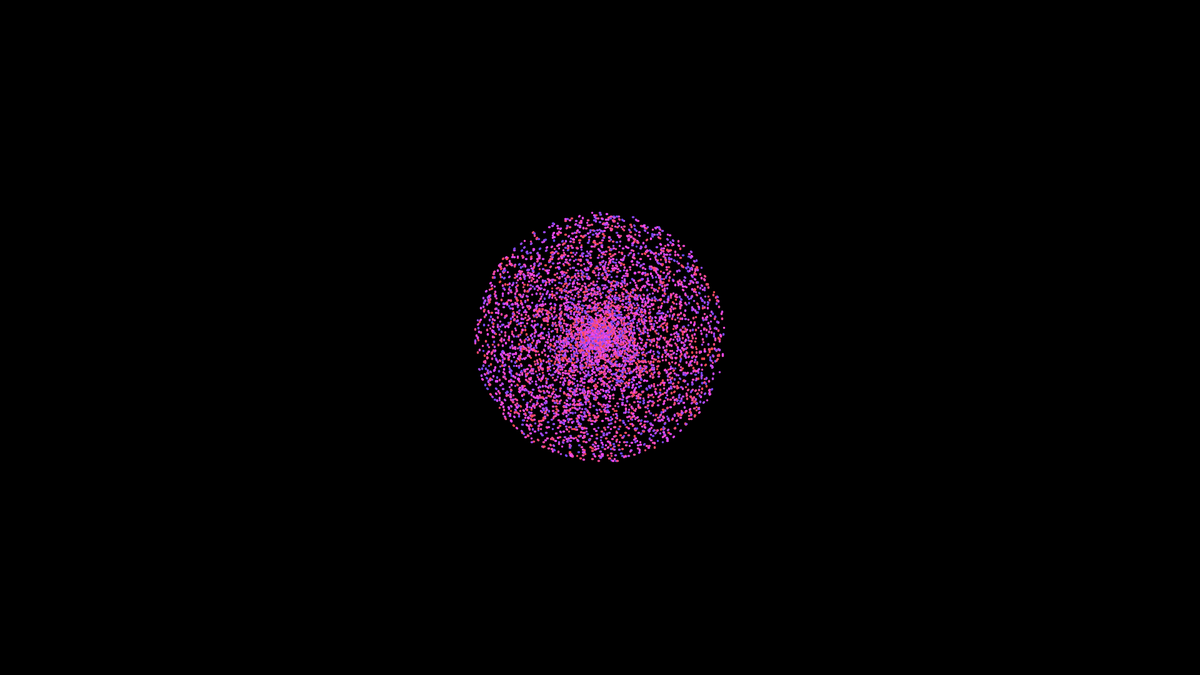
Frame 1 (no input)
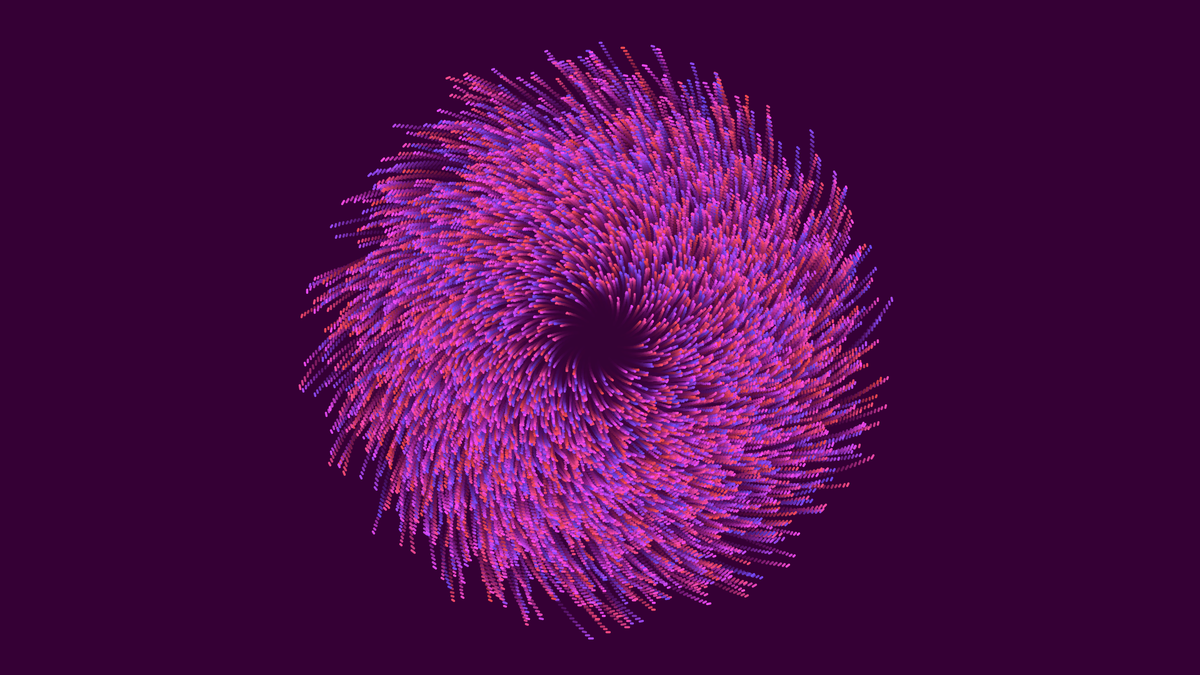
Frame 60 (the mouse pressed at the canvas centre just before this capture)
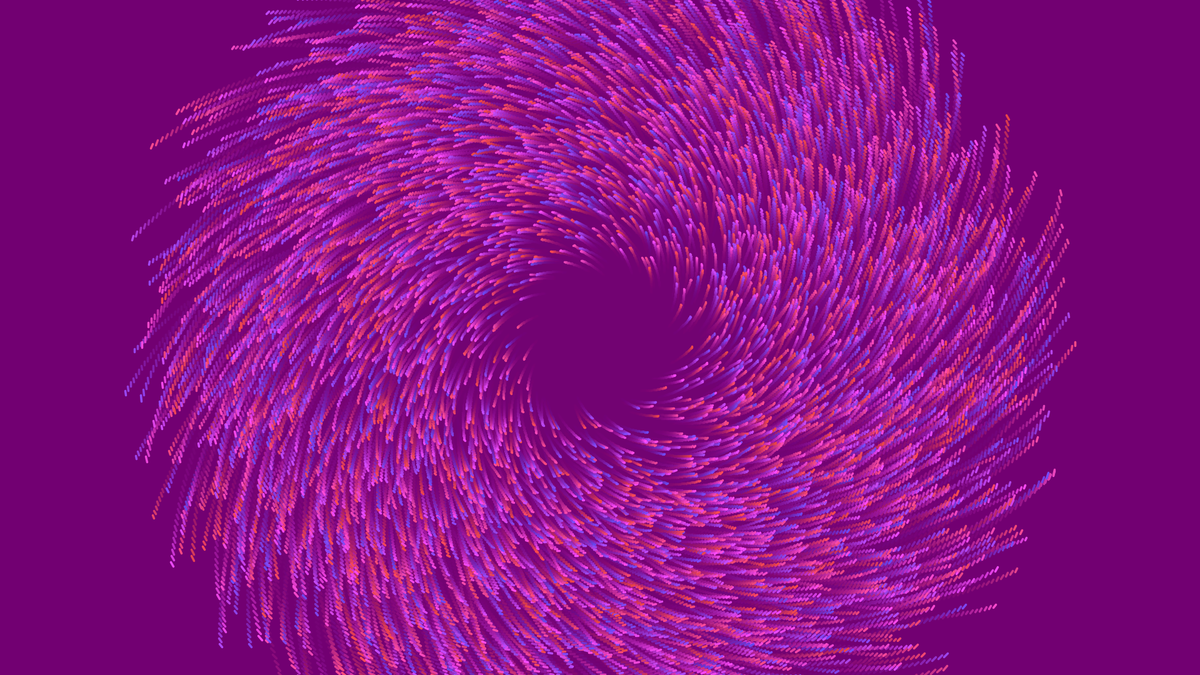
Frame 120 (the mouse held since frame 60 and released just before this capture)

The Processing sketch that drew these frames (run headless with seeded random() and noise(); from frame 60 on, the mouse is pressed at the canvas centre):

// Processing sketch: anemone
// ── anemone.pde
ArrayList<Particle> particles = new ArrayList<Particle>();
int num_particles, blueCount;
boolean blueUp;

void setup() {
  size(1920, 1080);
  smooth(8);
  colorMode(HSB, 1);
  background(0);
  
  num_particles = 6000;
  blueCount = 0;
  blueUp = true;
  
  for(int i = 0; i < num_particles; i++) {
    particles.add(new Particle());
  }
}

void draw() {
 noStroke();
 colorMode(RGB, 255);
  fill(blueCount, 0, blueCount, 40);
  if(blueUp) {
    blueCount++;
    if(blueCount >= 120) {
      blueUp = !blueUp;
    }
  } else {
    blueCount--;
    if(blueCount <= 40) {
      blueUp = !blueUp;
    }
  } 
  rect(0, 0, width, height);
 
 for(Particle p : particles) {
   p.drawParticle();
 }
}

// ── particle.pde
class Particle {
  float x1, x2, y1, y2, angle, prev_angle, radius, radius_offset, vel;
  color c;
  
  Particle() {
    vel = random(0.001, 0.002);
    angle = random(1);
    prev_angle = angle - (vel / 2);
    radius = random(200);
    radius_offset = random(1, 5);
    x1 = (sin(2 * PI * angle) * radius) + width / 2;
    y1 = (cos(2 * PI * angle) * radius) + height / 2;
    x2 = (sin(2 * PI * prev_angle) * radius) + width / 2;
    y2 = (cos(2 * PI * prev_angle) * radius) + height / 2;
    c = color(random(0.7, 1), 0.7, random(0.9, 1));
  }
  
  void drawParticle() {
    strokeWeight(3.5);
    stroke(c);
    line(x1, y1, x2, y2);
    updateParticle();
  }
  
  void updateParticle() {
    x1 = (sin(2 * PI * angle) * radius) + width / 2;
    y1 = (cos(2 * PI * angle) * radius) + height / 2;
    x2 = (sin(2 * PI * prev_angle) * radius) + width / 2;
    y2 = (cos(2 * PI * prev_angle) * radius) + height / 2;
    prev_angle = angle;
    angle += vel;
    radius += radius_offset;
    
    if(x1 > width || x1 < 0 || y1 > width || y1 < 0 - 840) {
      vel = random(0.001, 0.002);
      angle = random(1);
      prev_angle = angle - (vel / 2);
      radius = random(200);
      radius_offset = random(1, 5);
      x1 = (sin(2 * PI * angle) * radius) + width / 2;
      y1 = (cos(2 * PI * angle) * radius) + height / 2;
      x2 = (sin(2 * PI * prev_angle) * radius) + width / 2;
      y2 = (cos(2 * PI * prev_angle) * radius) + height / 2;
    }
  }
}
